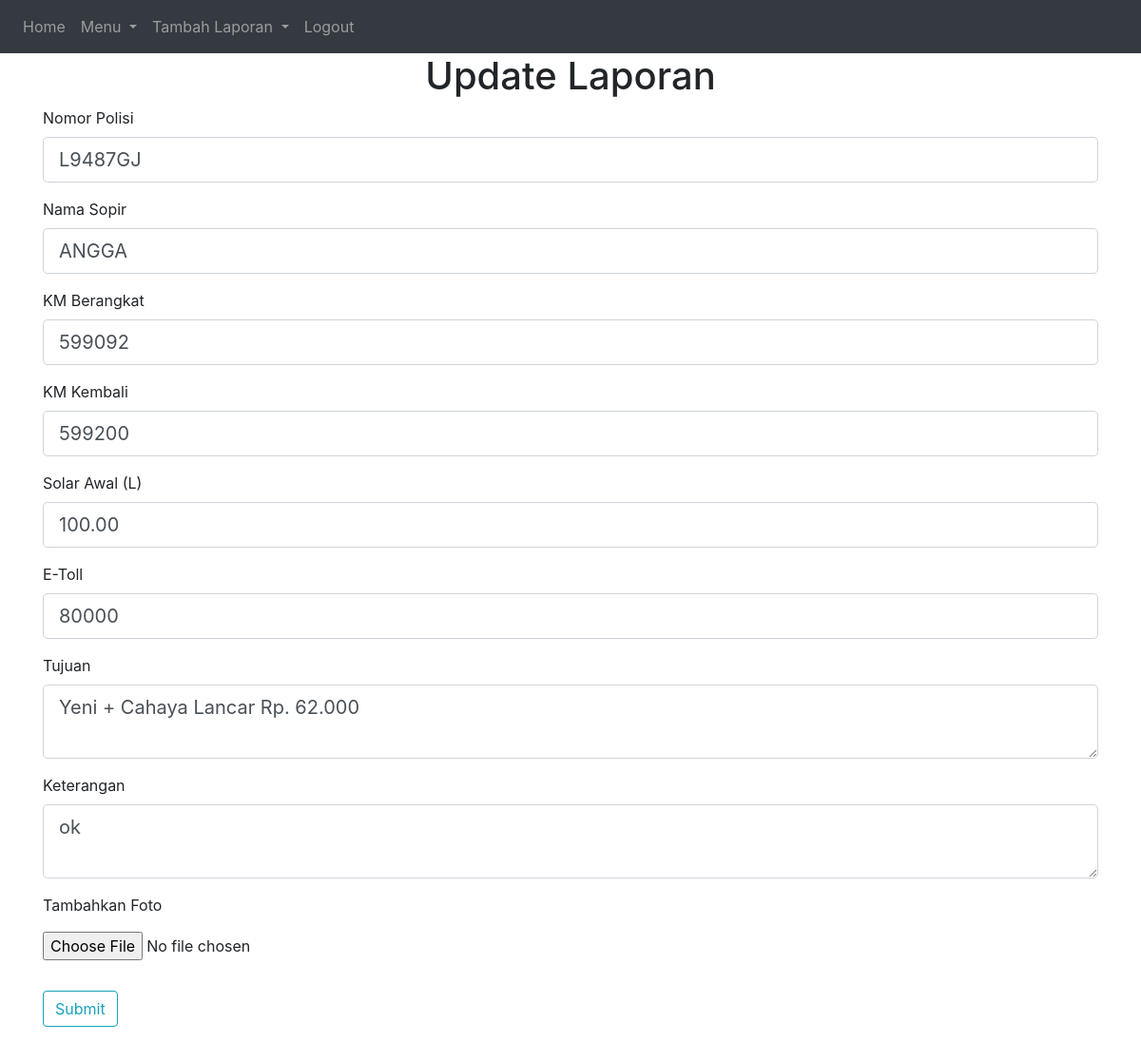
The page /laporan/3/update (signed in) on the database its author committed.
### website/models.py (models this page shows, shortened)
class Laporan(db.Model):
    id = db.Column(db.Integer, primary_key=True)
    tgl_brgkt = db.Column(db.DateTime())
    tgl_kmbl = db.Column(db.DateTime())
    nopol = db.Column(db.String(100))
    sopir = db.Column(db.String(100))
    tujuan = db.Column(db.String(500))
    km_awal = db.Column(db.Integer)
    km_isi = db.Column(db.Integer)
    solar_awal = db.Column(db.Float)
    e_toll = db.Column(db.Integer)
    tujuan = db.Column(db.String(500))
    keterangan = db.Column(db.String(500))
    satpam1 = db.Column(db.String(100))
    satpam2 = db.Column(db.String(100))
    img = db.relationship('ImageSet', backref='laporan', lazy=True, uselist=True)

### website/views.py (the view)
@views.route('/laporan/<int:id>/update', methods=['GET', 'POST'])
@login_required
def update_laporan(id):
    laporan = Laporan.query.get_or_404(id)
    form = LaporanAdmin()
    file_foto = form.foto.data
    if form.validate_on_submit():
        laporan.nopol = form.nopol.data.upper()
        laporan.sopir = form.sopir.data.upper()
        laporan.km_awal = form.km_awal.data
        laporan.km_isi = form.km_isi.data
        laporan.solar_awal = form.solar_awal.data
        laporan.e_toll = form.e_toll.data
        laporan.tujuan = form.tujuan.data
        laporan.keterangan = form.keterangan.data
        if file_foto:
            foto = save_picture(file_foto)
            new_foto = ImageSet(laporan_id=laporan.id, image= foto)
            db.session.add(new_foto)
        db.session.commit()
        flash('Data laporan berhasil diupdate!', 'success')
        return redirect(url_for('views.laporan', id=laporan.id))
    elif request.method == 'GET':
        form.nopol.data = laporan.nopol
        form.sopir.data = laporan.sopir
        form.km_awal.data = laporan.km_awal
        form.km_isi.data = laporan.km_isi
        form.solar_awal.data = laporan.solar_awal
        form.e_toll.data = laporan.e_toll
        form.tujuan.data = laporan.tujuan
        form.keterangan.data = laporan.keterangan
    return render_template('add_admin.html', title="Update Laporan", form = form, user=current_user)

### website/views.py
class LaporanAdmin(FlaskForm):
    nopol = StringField('Nomor Polisi', validators=[DataRequired()])
    sopir = StringField('Nama Sopir', validators=[DataRequired()])
    km_awal = IntegerField('KM Berangkat', validators=[DataRequired()])
    km_isi = IntegerField('KM Kembali')
    solar_awal = DecimalField('Solar Awal (L)')
    e_toll = IntegerField('E-Toll')
    tujuan = TextAreaField('Tujuan')
    keterangan = TextAreaField('Keterangan')
    foto = FileField('Tambahkan Foto', validators=[FileAllowed(['jpg', 'png'])])
    submit = SubmitField('Submit')

### website/__init__.py (called while the page is built)
def create_app():
    app = Flask(__name__)
    app.config['SECRET_KEY'] = '123123'
    app.config['SQLALCHEMY_DATABASE_URI'] = f'sqlite:///{DB_NAME}'
    app.config['MAX_CONTENT_LENGTH'] = 16 * 1024 * 1024
    db.init_app(app)
    bcrypt.init_app(app)
    from .views import views
    from .auth import auth
    app.register_blueprint(views, url_prefix='/')
    app.register_blueprint(auth, url_prefix='/')
    from .models import User
    create_database(app)
    login_manager = LoginManager()
    login_manager.login_view = 'auth.login'
    login_manager.init_app(app)
    @login_manager.user_loader
    def load_user(id):
        return User.query.get(int(id))
    return app

### website/templates/add_admin.html (shortened to what this page needs)
{% extends "home.html" %}
{% block content %}
<h1 align="center">{% block title %} {{ title }} {% endblock %}</h1>
<div class="content-section">
    <form method="POST" action="" enctype="multipart/form-data">
        <fieldset class="form-group">
            <div class="form-group">
                {{ form.nopol.label(class="form-control-label") }}
                {% if form.nopol.errors %}
                    {{ form.nopol(class="form-control form-control-lg is-invalid") }}
                    <div class="invalid-feedback">
                        {% for error in form.nopol.errors %}
                            <span>{{ error }}</span>
                        {% endfor %}
                    </div>
                {% else %}
                    {{ form.nopol(class="form-control form-control-lg") }}
                {% endif %}
            </div>
            <div class="form-group">
                {{ form.sopir.label(class="form-control-label") }}
                {% if form.sopir.errors %}
                    {{ form.sopir(class="form-control form-control-lg is-invalid") }}
                    <div class="invalid-feedback">
                        {% for error in form.sopir.errors %}
                            <span>{{ error }}</span>
                        {% endfor %}
                    </div>
                {% else %}
                    {{ form.sopir(class="form-control form-control-lg") }}
                {% endif %}
            </div>
            <div class="form-group">
                {{ form.km_awal.label(class="form-control-label") }}
                {% if form.km_awal.errors %}
                    {{ form.km_awal(class="form-control form-control-lg is-invalid") }}
                    <div class="invalid-feedback">
                        {% for error in form.km_awal.errors %}
                            <span>{{ error }}</span>
                        {% endfor %}
                    </div>
                {% else %}
                    {{ form.km_awal(class="form-control form-control-lg") }}
                {% endif %}
            </div>
            <div class="form-group">
                {{ form.km_isi.label(class="form-control-label") }}
                {% if form.km_isi.errors %}
                    {{ form.km_isi(class="form-control form-control-lg is-invalid") }}
                    <div class="invalid-feedback">
                        {% for error in form.km_isi.errors %}
                            <span>{{ error }}</span>
                        {% endfor %}
                    </div>
                {% else %}
                    {{ form.km_isi(class="form-control form-control-lg") }}
                {% endif %}
            </div>
            <div class="form-group">
                {{ form.solar_awal.label(class="form-control-label") }}
                {% if form.solar_awal.errors %}
                    {{ form.solar_awal(class="form-control form-control-lg is-invalid") }}
                    <div class="invalid-feedback">
                        {% for error in form.solar_awal.errors %}
                            <span>{{ error }}</span>
                        {% endfor %}
                    </div>
                {% else %}
                    {{ form.solar_awal(class="form-control form-control-lg") }}
                {% endif %}
            </div>
            <div class="form-group">
                {{ form.e_toll.label(class="form-control-label") }}
                {% if form.e_toll.errors %}
                    {{ form.e_toll(class="form-control form-control-lg is-invalid") }}
                    <div class="invalid-feedback">
                        {% for error in form.e_toll.errors %}
                            <span>{{ error }}</span>
                        {% endfor %}
                    </div>
                {% else %}
                    {{ form.e_toll(class="form-control form-control-lg") }}
                {% endif %}
            </div>
            <div class="form-group">
                {{ form.tujuan.label(class="form-control-label") }}
                {% if form.tujuan.errors %}
                    {{ form.tujuan(class="form-control form-control-lg is-invalid") }}
                    <div class="invalid-feedback">
                        {% for error in form.tujuan.errors %}
                            <span>{{ error }}</span>
                        {% endfor %}
                    </div>
                {% else %}
                    {{ form.tujuan(class="form-control form-control-lg") }}
                {% endif %}
            </div>
            <div class="form-group">
                {{ form.keterangan.label(class="form-control-label") }}
                {% if form.keterangan.errors %}
                    {{ form.keterangan(class="form-control form-control-lg is-invalid") }}
                    <div class="invalid-feedback">
                        {% for error in form.keterangan.errors %}
                            <span>{{ error }}</span>
                        {% endfor %}
                    </div>
                {% else %}
                    {{ form.keterangan(class="form-control form-control-lg") }}
                {% endif %}
            </div>
            <div class="form-group">
                <label for="formFileSm" class="form-label"> {{ form.foto.label() }}</label>
                    {{ form.foto(class="form-control-file") }}
            </div>
        </fieldset>
        <div class="form-group">
            {{ form.submit(class="btn btn-outline-info") }}
        </div>
    </form>
</div>
{% endblock content %}

### rows shown on the page
Laporan: nopol "L9487GJ", sopir "ANGGA", km_awal "599092", km_isi "599200", solar_awal "100.00", e_toll "80000", tujuan "Yeni + Cahaya Lancar Rp. 62.000", keterangan "ok"

### other values the page prints
{{ title }} "Update Laporan"
